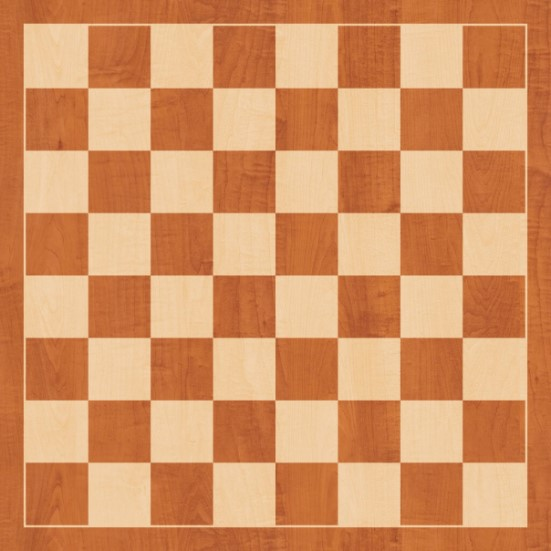
#> input picture chess.jpg, 551 x 551 px
$ jupyter execute grid_detection.ipynb   (shell and % lines are left out)
#> lines starting #> are read from the running program, lines starting #| are printed output that depends on the picture; after the words box and inside, x2 and y2 are one past the last pixel; in counts of white or black regions, pixels touching at a corner belong together
[cell 1]
import cv2
import numpy as np
import matplotlib.pyplot as plt

[cell 2]
flat_chess  = cv2.imread("chess.jpg")
#> flat_chess is the input picture: shape (551, 551, 3); mean B, G, R 99.4, 146.8, 212
plt.imshow(flat_chess)

[cell 3]
found, corners = cv2.findChessboardCorners(flat_chess, (7,7) )
#> found = True; corners = 49 rows, first 8: [87.78, 87.72], [150.3, 88.08], [212.6, 87.8], [275.1, 87.66], [337.4, 87.65], [399.9, 87.69], [462.2, 87.76], [87.72, 150.1]

[cell 4]
found
#> Out = True

[cell 5]
#corners
cv2.drawChessboardCorners(flat_chess, (7,7), corners, found)
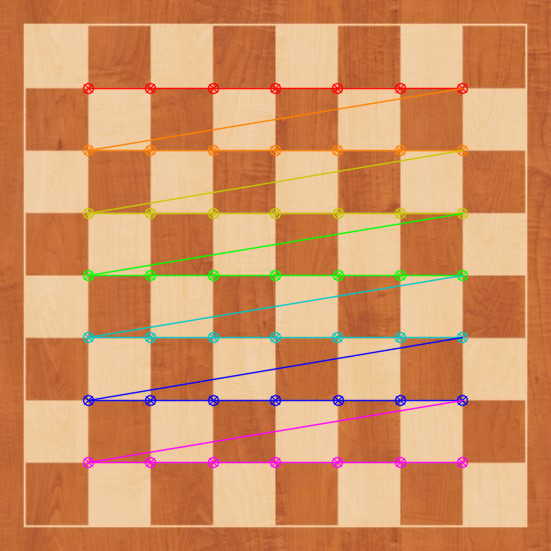
#> flat_chess: shape (551, 551, 3); 6.11% of pixels changed, all inside (x1, y1, x2, y2) = (82, 82, 469, 469)
plt.imshow(flat_chess)

[cell 6]
dots = cv2.imread("dotgrid.jpg")
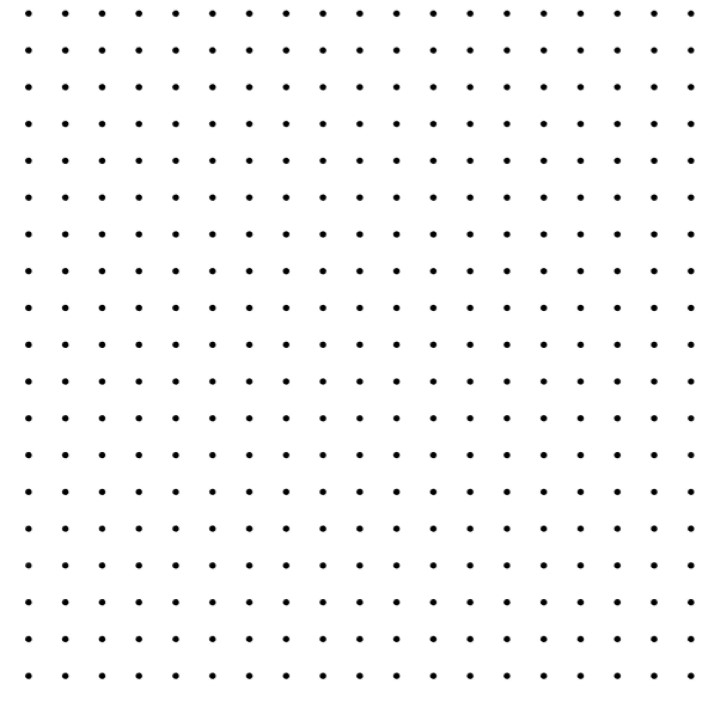
#> input picture dotgrid.jpg, 702 x 702 px
#> dots is the input picture: shape (702, 702, 3); min 0, max 255, mean 248.9
plt.imshow(dots)

[cell 7]
found, corners = cv2.findCirclesGrid(dots, (10, 10), cv2.CALIB_CB_SYMMETRIC_GRID)
#> corners = 100 rows, first 8: [175.2, 344.3], [212, 344.3], [248.9, 344.3], [285.7, 344.3], [322.5, 344.3], [359.3, 344.3], [396, 344.2], [432.9, 344.2]

[cell 8]
found
#> Out = True

[cell 9]
cv2.drawChessboardCorners(dots, (10, 10), corners, found)
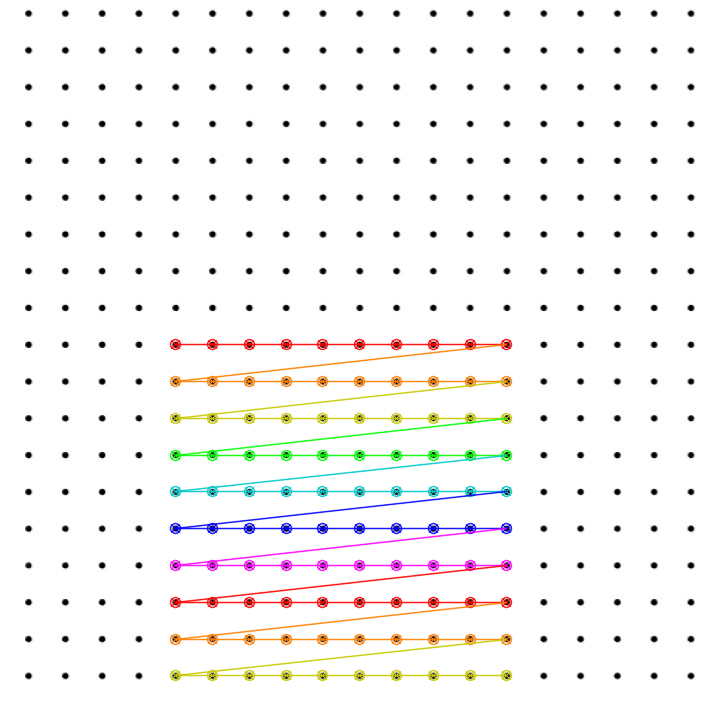
#> dots: shape (702, 702, 3); 5.34% of pixels changed, all inside (x1, y1, x2, y2) = (169, 338, 513, 682)
plt.imshow(dots)
